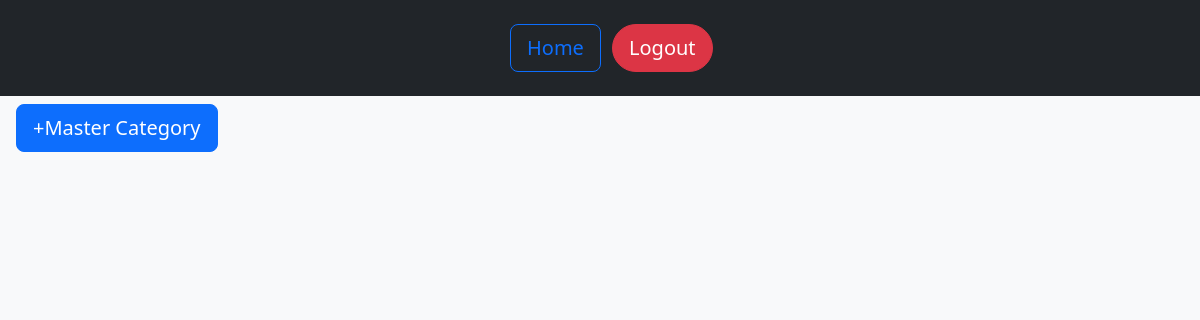
/adminPanel/dashboard/, run on an earlier commit of the app's database.
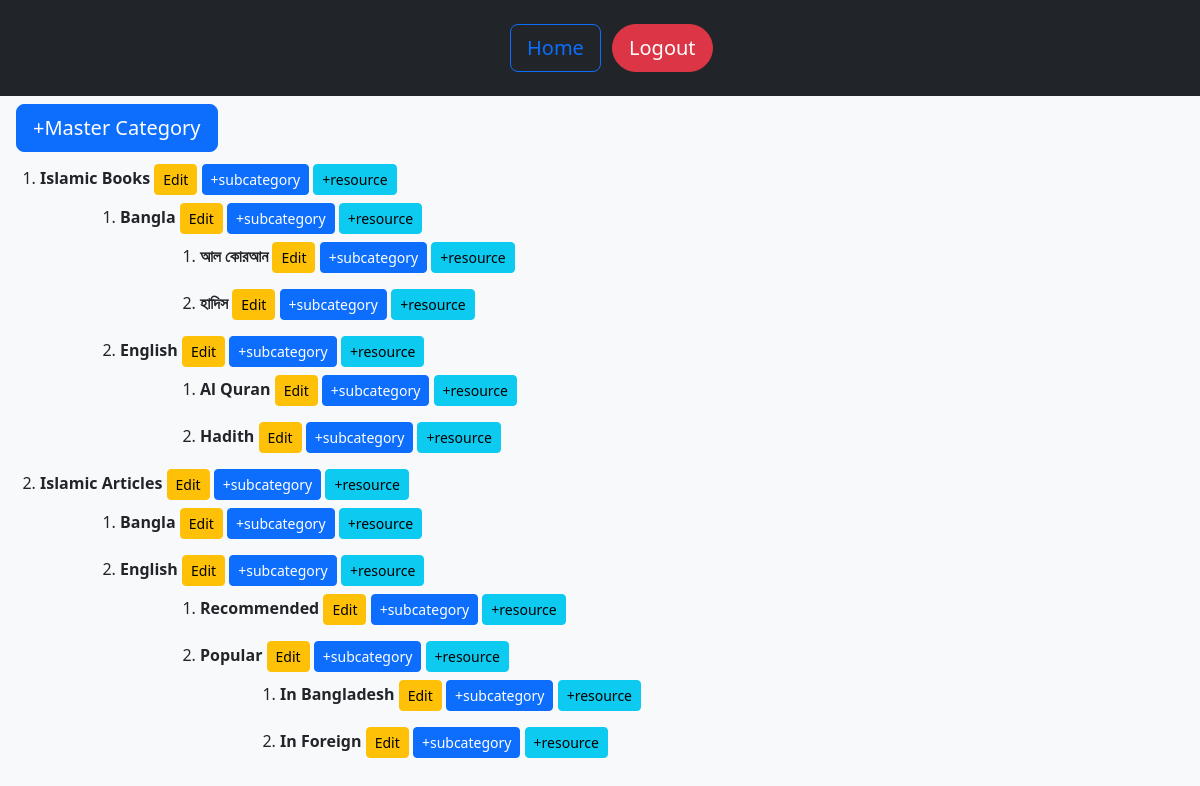
And on a later commit of the database.
### AdminPanel/models.py (models this page shows, shortened)
class Category(models.Model):
    name = models.CharField(max_length=300)
    parent_category = models.ForeignKey('self', null=True, blank=True, on_delete=models.CASCADE)
    image = models.ImageField(upload_to='category_images/', blank=True)
    order = models.PositiveSmallIntegerField(default=0, blank=True)
    is_active = models.BooleanField(default=True)

### AdminPanel/views.py (the view)
# urls.py: path('dashboard/', DashboardView.as_view(), name='dashboard'),
class DashboardView(View):
    def build_hierarchy(self, category):
        subcategories = Category.objects.filter(parent_category=category, is_active=True)
        if subcategories.exists():
            return {
                "id": category.id,
                "name": category.name,
                "subcategories": [self.build_hierarchy(sub) for sub in subcategories],
            }
        else:
            resources = Resource.objects.filter(category=category, is_active=True)
            return {
                "id": category.id,
                "name": category.name,
                "resources": [{"id": res.id,"name": res.name, "link": res.link, "description": res.description} for res in resources],
            }
    def get_hierarchy(self):
        root_categories = Category.objects.filter(parent_category=None, is_active=True)
        return [self.build_hierarchy(root) for root in root_categories]
    def get(self, request):
        hierarchy = self.get_hierarchy()
        return render(request, "AdminPanel/dashboard.html", {"hierarchy": hierarchy, "is_first_render": True})

### AdminPanel/templates/AdminPanel/dashboard.html (shortened to what this page needs)
<!doctype html>
<html lang="en">
  <head>
    <link rel="stylesheet" href="https://cdn.jsdelivr.net/npm/bootstrap@5.2.3/dist/css/bootstrap.rtl.min.css">
  </head>
  <body class="bg-light">
    {% if is_first_render %}
    <nav class="text-center mb-2 py-4 bg-dark">
        <div class="row justify-content-center">
            <div class="col-md-1 d-flex">
                <a href="/adminPanel/dashboard/" class="btn btn-outline-primary btn-block btn-lg align-self-stretch">Home</a>
            </div>
            <div class="col-md-1 d-flex">
                <a href="/auth/logout/" class="btn btn-danger btn-block btn-lg align-self-center rounded-pill">Logout</a>
            </div>
        </div>
    </nav>
     <div class="d-flex mx-3 my-2">
        <a href="/adminPanel/add-category" class="btn btn-primary btn-block btn-lg align-self-stretch">+Master Category</a>
    </div>
    {% endif %}
    <ol>
        {% for category in hierarchy %}
            <li class="mb-2">
                <strong>{{ category.name }}</strong>
                <a href="/adminPanel/categories/edit?id={{category.id}}" target="_blank" class="btn btn-sm btn-warning my-1">Edit</a>
                <a href="/adminPanel/add-category/{{category.id}}" target="_blank" class="btn btn-sm btn-primary my-1">+subcategory</a>
                <a href="/adminPanel/categories/edit?id={{category.id}}" target="_blank" class="btn btn-sm btn-info my-1">+resource</a>
                {% if category.subcategories %}
                    <ol>
                        {% include 'AdminPanel/dashboard.html' with hierarchy=category.subcategories is_first_render=False %}
                    </ol>
                {% endif %}
            </li>
        {% endfor %}
    </ol>
  </body>
</html>

What changed in the data, as far as the page shows it:
added Category: name "Islamic Books"
added Category: name "Bangla"
added Category: name "আল কোরআন"
added Category: name "হাদিস"
added Category: name "English"
added Category: name "Al Quran"
added Category: name "Hadith"
added Category: name "Islamic Articles"
added Category: name "Bangla"
added Category: name "English"
added Category: name "Recommended"
added Category: name "Popular"
added Category: name "In Bangladesh"
added Category: name "In Foreign"
Also different on the page:
new list line: "Edit +subcategory +resource Edit +subcategory +resource Edit +subcategory +resource Edit +subcategory +resource Edit +subcategory +resource Edit +subcategory +resource Edit +subcategory +resource"
